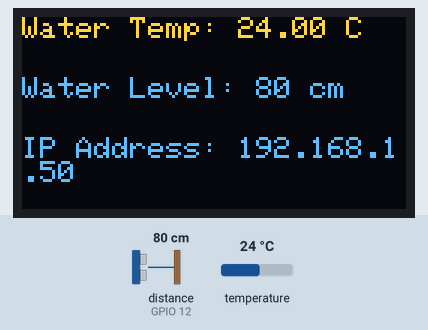
Recording of a sketch running on a simulated ESP8266 (NodeMCU). Shown: 128×64 one-colour display. Wiring (inferred from the names in the program): ultrasonic range finder: trigger GPIO 13; echo GPIO 12. The test bench sets the inputs (shaded band); at power-on: distance to the obstacle (sensor on GPIO 12) 80 cm, temperature 24 °C. The echo pulse lasts 58.3 µs per cm; the OLED is the two-colour kind (top 16 rows yellow); WiFi joins after 1.5 s; servers stay silent unless stated; what the sketch prints to the serial monitor is not drawn.

Above: at 3.2 s.
3.3 s: distance to the obstacle (sensor on GPIO 12) set to 2 cm
At 5.5 s:
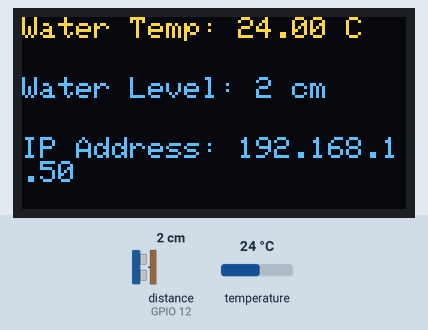
5.9 s: temperature set to 12 °C
At 7.2 s:
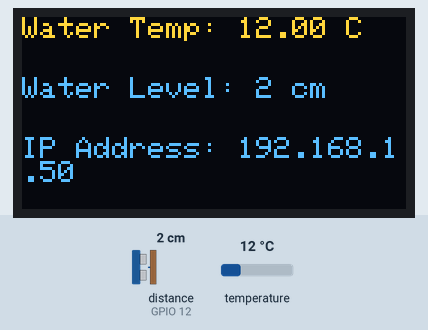
7.5 s: distance to the obstacle (sensor on GPIO 12) set to 4 cm
At 9.2 s:
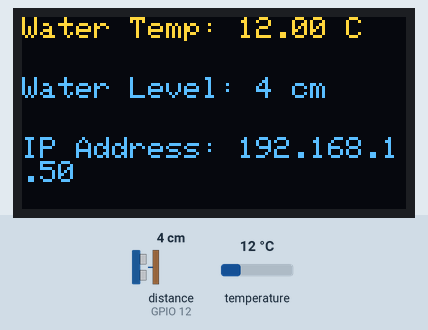
9.8 s: temperature set to 19 °C
11.4 s: distance to the obstacle (sensor on GPIO 12) set to 9 cm
At 13.0 s:
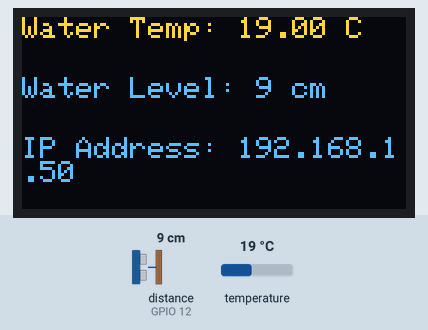
13.8 s: temperature set to 28 °C
At 14.7 s:
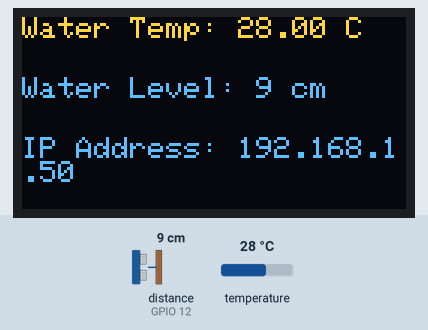
Timing chart, 0 to 16.4 s (numbered marks = the images above; inputs shaded):
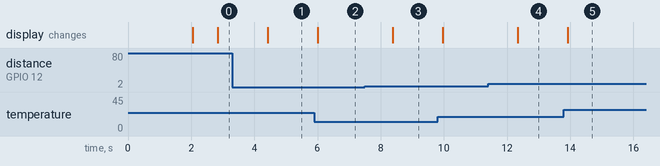

Measured:
- after the input at 3.3 s, the display: changes after 1.1 s (image 1)
- after the input at 5.9 s, the display: changes after 0.11 s (image 2)
- after the input at 7.5 s, the display: changes after 0.88 s (image 3)
- after the input at 11.4 s, the display: changes after 0.94 s (image 4)
- after the input at 13.8 s, the display: changes after 0.12 s (image 5)

The sketch:

smartWaterbottle.ino
```cpp
#include <ESP8266WiFi.h>
#include <ESP8266WebServer.h>
#include <Wire.h>
#include <Adafruit_SSD1306.h>
#include <OneWire.h>
#include <DallasTemperature.h>

// Pin configuration using GPIO numbers directly
#define TEMP_PIN 0      // GPIO0 (instead of D3)
#define TRIG_PIN 13     // GPIO13 (D7)
#define ECHO_PIN 12     // GPIO12 (D6)
#define SWITCH_PIN 14   // GPIO14 (instead of D5)

const char* ssid = "water";
const char* password = "12345678";

OneWire oneWire(TEMP_PIN);
DallasTemperature sensors(&oneWire);
ESP8266WebServer server(80);
Adafruit_SSD1306 display(128, 64, &Wire, -1);

long duration;
int distance;

void setup() {
  Serial.begin(115200);

  // WiFi connection
  WiFi.begin(ssid, password);
  while (WiFi.status() != WL_CONNECTED) {
    delay(1000);
    Serial.println("Connecting to WiFi...");
  }
  Serial.println("Connected to WiFi");

  // IP address
  IPAddress ip = WiFi.localIP();
  Serial.print("IP Address: ");
  Serial.println(ip);

  // Initialize sensors
  sensors.begin();
  pinMode(TRIG_PIN, OUTPUT);
  pinMode(ECHO_PIN, INPUT);
  pinMode(SWITCH_PIN, INPUT_PULLUP);

  // OLED Display setup
  if (!display.begin(SSD1306_SWITCHCAPVCC, 0x3C)) {
    Serial.println(F("OLED allocation failed"));
    for (;;);
  }
  display.clearDisplay();
  display.setTextSize(1);
  display.setTextColor(SSD1306_WHITE);

  // Web server routes
  server.on("/", handleRoot);
  server.begin();
}

void loop() {
  server.handleClient();

  // Measure distance with ultrasonic sensor
  digitalWrite(TRIG_PIN, LOW);
  delayMicroseconds(2);  // Ensure there is no residual pulse
  digitalWrite(TRIG_PIN, HIGH);
  delayMicroseconds(10);  // Trigger pulse for 10 microseconds
  digitalWrite(TRIG_PIN, LOW);

  // Read the duration of the pulse reflected back
  duration = pulseIn(ECHO_PIN, HIGH);  // Time in microseconds

  // Calculate the distance (in cm)
  distance = duration * 0.0344 / 2;

  // Debugging output to the Serial Monitor
  Serial.print("Duration: ");
  Serial.println(duration);
  Serial.print("Distance: ");
  Serial.println(distance);

  // Read temperature from DS18B20 sensor
  sensors.requestTemperatures();
  float waterTemp = sensors.getTempCByIndex(0);

  // Display on OLED
  display.clearDisplay();
  display.setCursor(0, 0);
  display.print("Water Temp: ");
  display.print(waterTemp);
  display.print(" C");

  display.setCursor(0, 20);
  display.print("Water Level: ");
  display.print(distance);
  display.print(" cm");

  // Display IP Address
  IPAddress ip = WiFi.localIP();
  display.setCursor(0, 40);
  display.print("IP Address: ");
  display.print(ip);

  display.display();
}

void handleRoot() {
  float waterTemp = sensors.getTempCByIndex(0);
  String html = "<html><head><style>";

  html += "body {";
  html += "  background-image: url('https://pics.craiyon.com/2023-11-18/bCGKKFolTFCVa2LRNyNYmQ.webp');";
  html += "  background-size: cover;";
  html += "  background-position: center;";
  html += "  color: white;";
  html += "  text-align: center;";
  html += "  font-family: 'Arial', sans-serif;";
  html += "  height: 100vh;";
  html += "  margin: 0;";
  html += "  display: flex;";
  html += "  flex-direction: column;";
  html += "  justify-content: center;";
  html += "  align-items: center;";
  html += "}";

  html += "h1 {";
  html += "  font-size: 3em;";
  html += "  text-shadow: 2px 2px 5px rgba(0, 0, 0, 0.7);";
  html += "  margin-bottom: 20px;";
  html += "}";

  html += "p {";
  html += "  font-size: 1.5em;";
  html += "  margin: 10px 0;";
  html += "  text-shadow: 1px 1px 4px rgba(0, 0, 0, 0.5);";
  html += "}";

  html += "</style></head><body>";

  html += "<h1>Smart Water Bottle</h1>";
  html += "<p>Water Temperature: " + String(waterTemp) + " &#8451;</p>";
  html += "<p>Water Level: " + String(distance) + " cm</p>";

  html += "</body></html>";

  server.send(200, "text/html", html);
}
///d1  for scl d2 for sda d3 for temp d6 echo d7 trig
```
